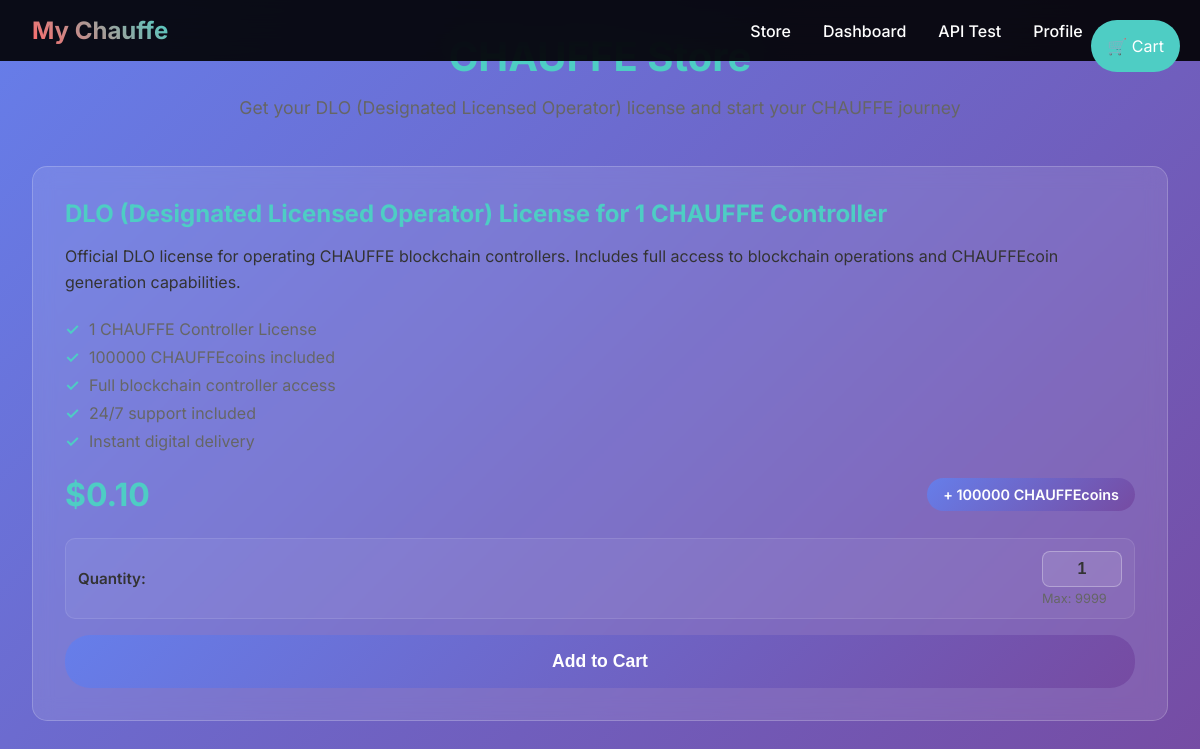
The page /store/ (signed in) on the database its author committed.
### core/models.py (models this page shows, shortened)
class Product(models.Model):
    name = models.CharField(max_length=200)
    description = models.TextField()
    price = models.DecimalField(max_digits=10, decimal_places=2)
    chauffecoins_included = models.IntegerField(default=0)
    is_active = models.BooleanField(default=True)
    created_at = models.DateTimeField(auto_now_add=True)
    updated_at = models.DateTimeField(auto_now=True)
    class Meta:
        ordering = ['-created_at']

### core/views.py (the view)
# urls.py: path('store/', views.store, name='store'),
@profile_required
def store(request):
    products = Product.objects.filter(is_active=True).order_by('-created_at')
    cart_items_count = get_cart_items_count(request)
    return render(request, 'core/store.html', {
        'title': 'CHAUFFE Store',
        'products': products,
        'cart_items_count': cart_items_count,
    })

### core/views.py (called while the page is built)
def get_cart_items_count(request):
    cart = request.session.get('cart', {})
    return sum(cart.values())

### templates/core/store.html (shortened to what this page needs)
{% extends 'base.html' %}
{% load static %}
{% block content %}
<div class="store-container">
    <div class="store-header">
        <h1>CHAUFFE Store</h1>
        <p>Get your DLO (Designated Licensed Operator) license and start your CHAUFFE journey</p>
    </div>
    <a href="{% url 'core:cart' %}" class="cart-link">
        🛒 Cart
    </a>
    <div class="products-grid">
        {% for product in products %}
        <div class="product-card">
            <h2 class="product-title">{{ product.name }}</h2>
            <p class="product-description">{{ product.description }}</p>
            <ul class="product-features">
                <li>1 CHAUFFE Controller License</li>
                <li>{{ product.chauffecoins_included|floatformat:0 }} CHAUFFEcoins included</li>
                <li>Full blockchain controller access</li>
                <li>24/7 support included</li>
                <li>Instant digital delivery</li>
            </ul>
            <div class="product-price">
                <div class="price-amount">${{ product.price }}</div>
                <div class="chauffecoins-included">
                    + {{ product.chauffecoins_included|floatformat:0 }} CHAUFFEcoins
                </div>
            </div>
            <div class="add-to-cart-section">
                <div class="quantity-selector">
                    <label for="qty-store-{{ product.id }}">Quantity:</label>
                    <div>
                        <input type="number" id="qty-store-{{ product.id }}" class="quantity-input-store"
                               value="1" min="1" max="9999" onchange="validateStoreQuantity({{ product.id }})"
                               title="Enter quantity (1-9999)">
                        <small style="display: block; color: #666; font-size: 0.8rem; margin-top: 0.25rem;">Max: 9999</small>
                    </div>
                </div>
                <button class="add-to-cart-btn" onclick="addToCart({{ product.id }})">
                    Add to Cart
                </button>
            </div>
        </div>
        {% empty %}
        <div class="product-card">
            <h2 class="product-title">No products available</h2>
            <p class="product-description">Check back soon for new products!</p>
        </div>
        {% endfor %}
    </div>
</div>
{% endblock %}

### templates/base.html (shortened to what this page needs)
{% load static %}
<!DOCTYPE html>
<html lang="en">
<head>
    <link rel="stylesheet" href="{% static 'styles.css' %}">
</head>
<body>
    {% if user.is_authenticated %}
        <nav class="navbar">
            <div class="nav-container">
                <div class="nav-logo">
                    <a href="{% url 'core:home' %}">My Chauffe</a>
                </div>
                <div class="nav-menu">
                    <a href="{% url 'core:store' %}">Store</a>
                    <a href="{% url 'core:dashboard' %}">Dashboard</a>
                    <a href="{% url 'core:api_test' %}">API Test</a>
                    <a href="{% url 'accounts:profile' %}">Profile</a>
                    <a href="{% url 'accounts:logout' %}">Logout</a>
                </div>
            </div>
        </nav>
    {% endif %}
    {% block content %}
    {% endblock %}
</body>
</html>

### static/styles.css (style rules this page uses)
* { margin: 0; padding: 0; box-sizing: border-box; }
body { font-family: 'Inter', sans-serif; background: linear-gradient(135deg, #667eea 0%, #764ba2 100%); min-height: 100vh; overflow-x: hidden; color: white; }
.navbar { position: fixed; top: 0; left: 0; right: 0; background: rgba(0, 0, 0, 0.9); backdrop-filter: blur(20px); z-index: 1000; padding: 1rem 0; }
.nav-container { max-width: 1200px; margin: 0 auto; display: flex; justify-content: space-between; align-items: center; padding: 0 2rem; }
.nav-logo a { color: white; text-decoration: none; font-size: 1.5rem; font-weight: 700; background: linear-gradient(45deg, #ff6b6b, #4ecdc4); -webkit-background-clip: text; -webkit-text-fill-color: transparent; background-clip: text; }
.nav-menu { display: flex; gap: 2rem; }
.nav-menu a { color: white; text-decoration: none; font-weight: 500; transition: color 0.3s ease; }

### templates/core/store.html (style rules this page uses)
.store-container { max-width: 1200px; margin: 0 auto; padding: 2rem; }
.store-header { text-align: center; margin-bottom: 3rem; }
.store-header h1 { color: #4ecdc4; font-size: 2.5rem; margin-bottom: 1rem; }
.store-header p { color: #666; font-size: 1.1rem; }
.products-grid { display: grid; grid-template-columns: repeat(auto-fit, minmax(300px, 1fr)); gap: 2rem; margin-bottom: 3rem; }
.product-card { background: rgba(255, 255, 255, 0.1); backdrop-filter: blur(10px); border-radius: 15px; padding: 2rem; border: 1px solid rgba(255, 255, 255, 0.2); transition: transform 0.3s ease; }
.product-title { color: #4ecdc4; font-size: 1.5rem; margin-bottom: 1rem; }
.product-description { color: #333; margin-bottom: 1.5rem; line-height: 1.6; }
.product-features { list-style: none; padding: 0; margin-bottom: 1.5rem; }
.product-features li { color: #666; margin-bottom: 0.5rem; padding-left: 1.5rem; position: relative; }
.product-features li::before { content: "✓"; color: #4ecdc4; font-weight: bold; position: absolute; left: 0; }
.product-price { display: flex; justify-content: space-between; align-items: center; margin-bottom: 1.5rem; font-size: 1.2rem; }
.price-amount { color: #4ecdc4; font-weight: bold; font-size: 2rem; }
.chauffecoins-included { background: linear-gradient(135deg, #667eea 0%, #764ba2 100%); color: white; padding: 0.5rem 1rem; border-radius: 20px; font-size: 0.9rem; font-weight: 600; }
.add-to-cart-section { margin-top: 1.5rem; }
.quantity-selector { display: flex; align-items: center; justify-content: space-between; margin-bottom: 1rem; padding: 0.75rem; background: rgba(255, 255, 255, 0.05); border-radius: 10px; border: 1px solid rgba(255, 255, 255, 0.1); }
.quantity-selector label { color: #333; font-weight: 600; font-size: 0.95rem; }
.quantity-input-store { background: rgba(255, 255, 255, 0.1); border: 1px solid rgba(255, 255, 255, 0.3); padding: 0.5rem; border-radius: 8px; color: #333; font-weight: bold; width: 80px; text-align: center; font-size: 1rem; transition: all 0.3s ease; }
.quantity-input-store[type=number] { -moz-appearance: textfield; }
.add-to-cart-btn { width: 100%; background: linear-gradient(135deg, #667eea 0%, #764ba2 100%); color: white; border: none; padding: 1rem 2rem; border-radius: 25px; font-size: 1.1rem; font-weight: 600; cursor: pointer; transition: all 0.3s ease; }
.cart-link { position: fixed; top: 20px; right: 20px; background: #4ecdc4; color: white; padding: 1rem; border-radius: 50px; text-decoration: none; transition: all 0.3s ease; z-index: 1000; }

### rows shown on the page
Product: name "DLO (Designated Licensed Operator) License for 1 CHAUFFE Controller", description "Official DLO license for operating CHAUFFE blockchain controllers. Includes full access to blockchain operations and CHAUFFEcoin generation capabilities.", chauffecoins_included "100000", price "0.10", id "1"
